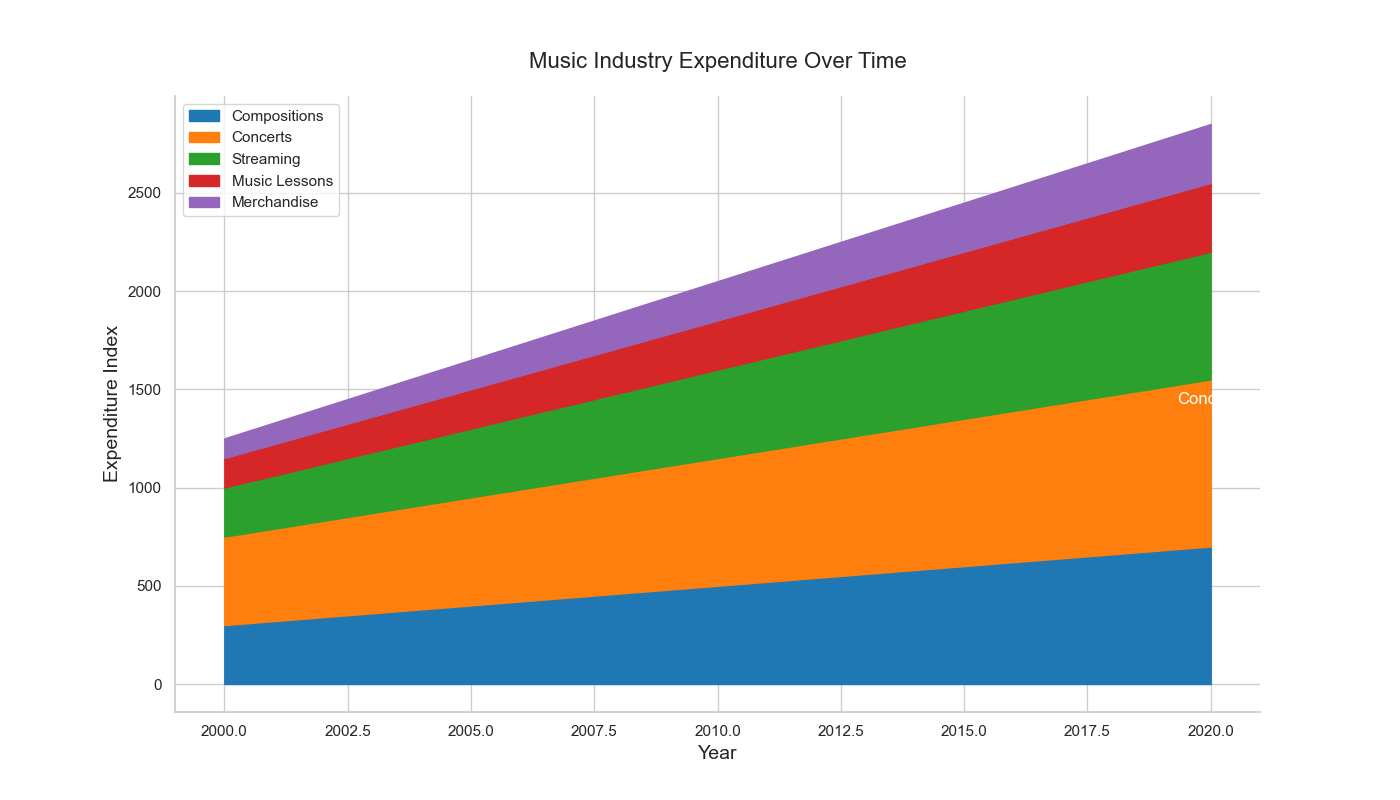

Reproduce this figure in Python.

import matplotlib.pyplot as plt
import pandas as pd
import seaborn as sns

data = {
    'Year': [i for i in range(2000, 2021)],
    'Compositions': [300 + i*20 for i in range(21)],
    'Concerts': [450 + i*20 for i in range(21)],
    'Streaming': [250 + i*20 for i in range(21)],
    'Music Lessons': [150 + i*10 for i in range(21)],
    'Merchandise': [100 + i*10 for i in range(21)],
}
df = pd.DataFrame(data)

df_melted = df.melt('Year', var_name='Sector', value_name='Expenditure')

df_melted['Cumulative'] = df_melted.groupby('Year')['Expenditure'].cumsum()

plt.figure(figsize=(14, 8))
colors = ["#1f77b4", "#ff7f0e", "#2ca02c", "#d62728", "#9467bd"]

for i, sector in enumerate(df_melted['Sector'].unique()):
    if i == 0:
        plt.fill_between(df['Year'], 0, df_melted[df_melted['Sector'] == sector]['Cumulative'], color=colors[i], label=sector)
    else:
        plt.fill_between(df['Year'], 
                         df_melted[df_melted['Sector'] == df_melted['Sector'].unique()[i-1]]['Cumulative'], 
                         df_melted[df_melted['Sector'] == sector]['Cumulative'], 
                         color=colors[i], label=sector)

last_year_data = df_melted[df_melted['Year'] == df['Year'].max()]
concerts_last_value = last_year_data[last_year_data['Sector'] == 'Concerts']['Cumulative'].values[0]
plt.text(df['Year'].max(), concerts_last_value - 100, "Concerts", verticalalignment='center', horizontalalignment='center', color="white", fontsize=12)

plt.title("Music Industry Expenditure Over Time", fontsize=16, pad=20)
plt.xlabel("Year", fontsize=14)
plt.ylabel("Expenditure Index", fontsize=14)
plt.legend(loc='upper left')
sns.despine()
plt.show()
